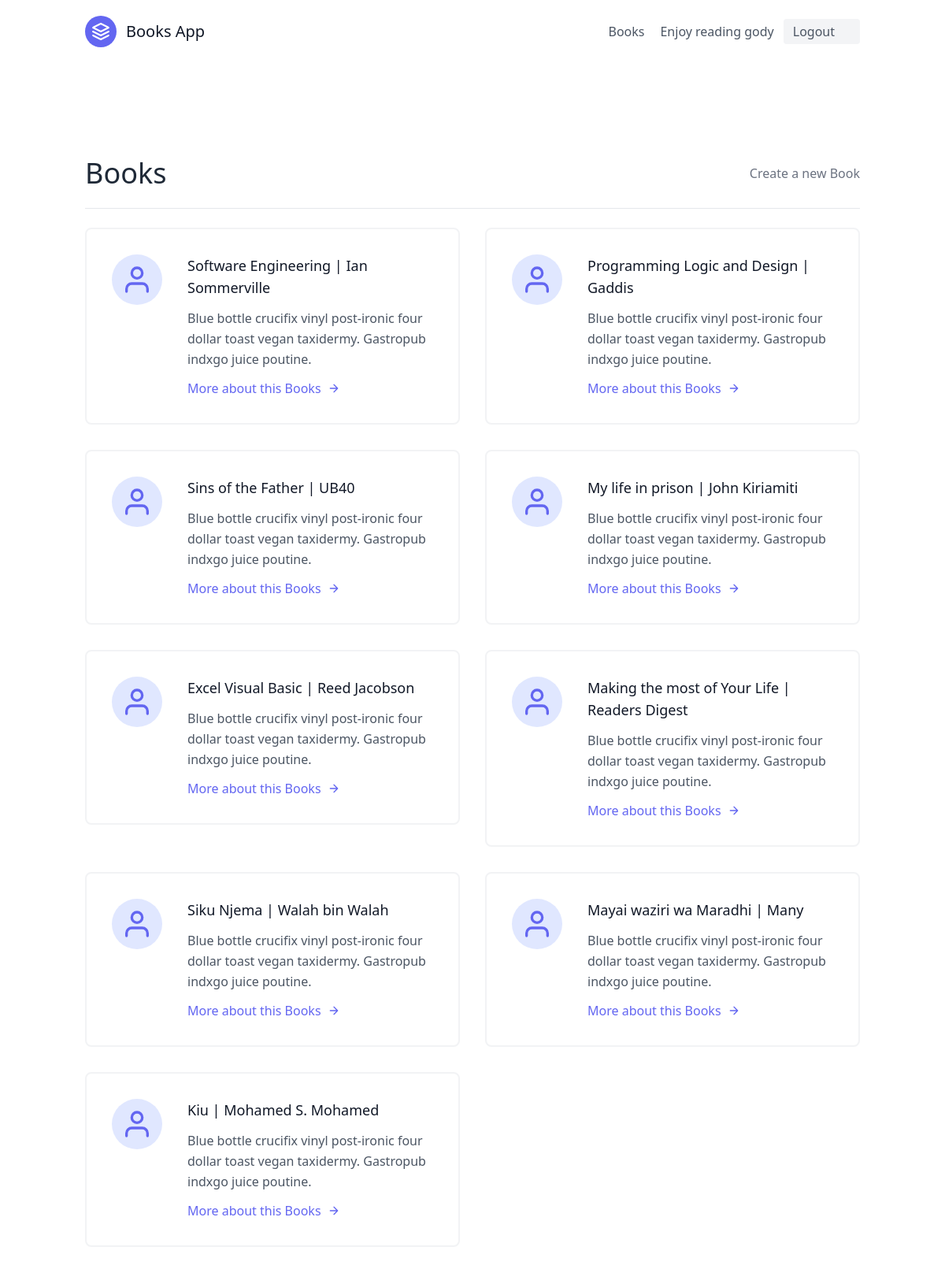
Page /books/books/ (signed in) on the earlier database version.
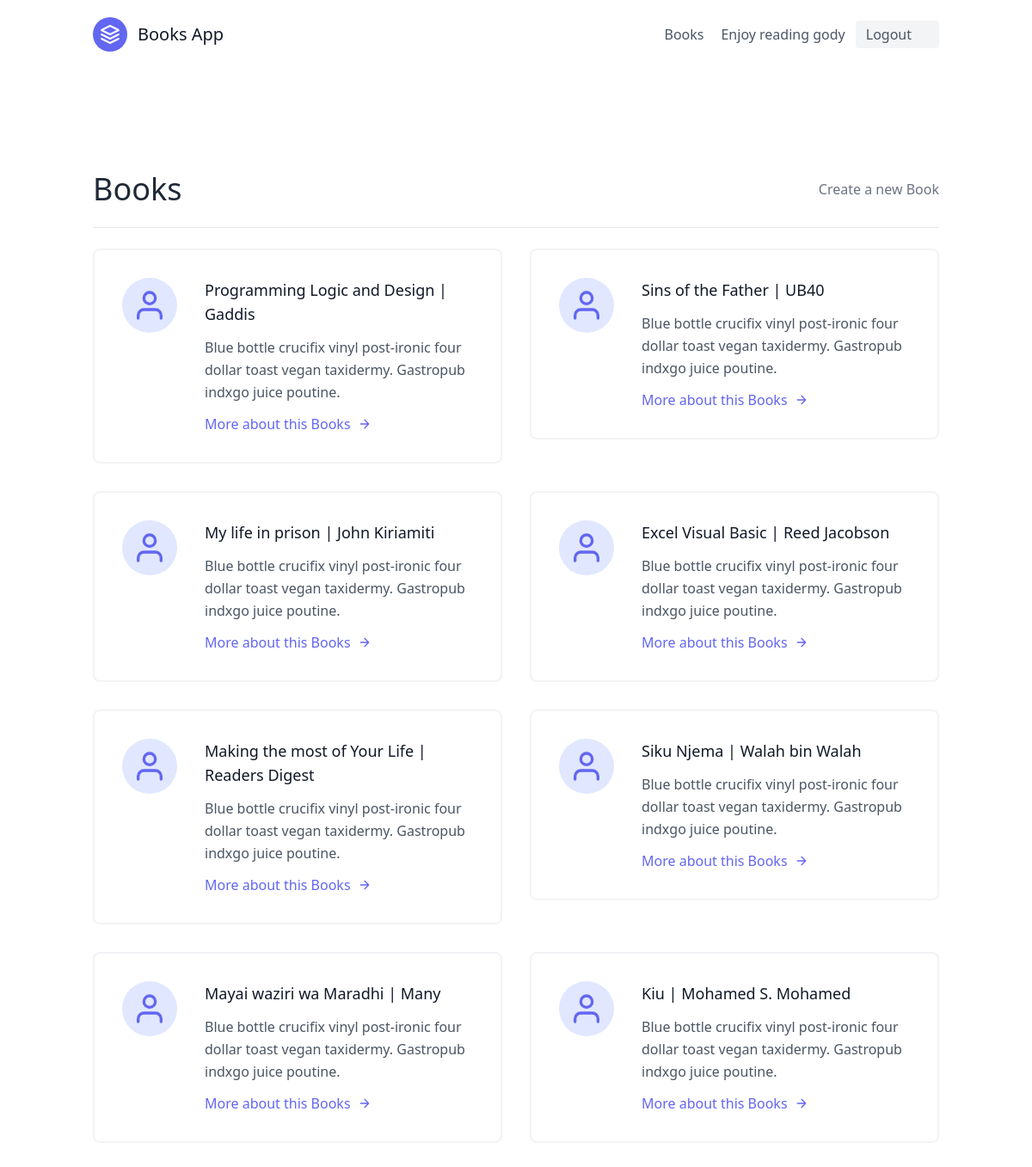
Same page on the later database version.
### home/models.py (models this page shows, shortened)
class Book(models.Model):
    Book_Title = models.CharField(max_length=255)
    ISBN_Number = models.IntegerField()
    DatePublished = models.DateField()
    category = models.CharField(max_length=255)
    author = models.CharField(max_length=255)
    status = models.BooleanField(default=False)

### home/views.py (the view)
# urls.py: path('books/', BookListView.as_view(), name='book-list'),
class BookListView(LoginRequiredMixin, ListView):
    template_name = 'books.html'
    queryset = Book.objects.all()
    context_object_name = 'books'

### templates/books.html
{% extends 'base.html' %}
{% load static %}
{% block content %}
    <section class="text-gray-600 body-font">
        <div class="container px-5 py-24 mx-auto flex flex-wrap">
            <div class="w-full mb-6 py-6 flex justify-between items-center border-b border-gray-200">
                <div>
                    <h1 class="text-4xl text-gray-800">Books</h1>
                </div>
                <div>
                    <a class="text-gray-500 hover:text-blue-500" href="{% url 'books:create-book' %}">Create a new Book</a>
                </div>
            </div>
        <div class="flex flex-wrap -m-4">
            {% for book in books %}
                <div class="p-4 lg:w-1/2 md:w-full">
                    <div class="flex border-2 rounded-lg border-gray-200 border-opacity-50 p-8 sm:flex-row flex-col">
                        <div class="w-16 h-16 sm:mr-8 sm:mb-0 mb-4 inline-flex items-center justify-center rounded-full bg-indigo-100 text-indigo-500 flex-shrink-0">
                        <svg fill="none" stroke="currentColor" stroke-linecap="round" stroke-linejoin="round" stroke-width="2" class="w-10 h-10" viewBox="0 0 24 24">
                            <path d="M20 21v-2a4 4 0 00-4-4H8a4 4 0 00-4 4v2"></path>
                            <circle cx="12" cy="7" r="4"></circle>
                        </svg>
                        </div>
                            <div class="flex-grow">
                            <h2 class="text-gray-900 text-lg title-font font-medium mb-3">{{ book.Book_Title }} |  {{ book.author}}</h2>
                            <p class="leading-relaxed text-base">
                                Blue bottle crucifix vinyl post-ironic four dollar toast vegan taxidermy. Gastropub indxgo juice poutine.</p>
                            <a href=" {% url 'books:book-details' book.pk  %}" class="mt-3 text-indigo-500 inline-flex items-center">More about this Books
                                <svg fill="none" stroke="currentColor" stroke-linecap="round" stroke-linejoin="round" stroke-width="2" class="w-4 h-4 ml-2" viewBox="0 0 24 24">
                                <path d="M5 12h14M12 5l7 7-7 7"></path>
                                </svg>
                            </a>
                            </div>
                    </div>
                </div>
            {% endfor %}
        </div>
        </div>
    </section>
{% endblock %}

Differences in the rows shown:
removed Book: Book_Title "Software Engineering", author "Ian Sommerville"
